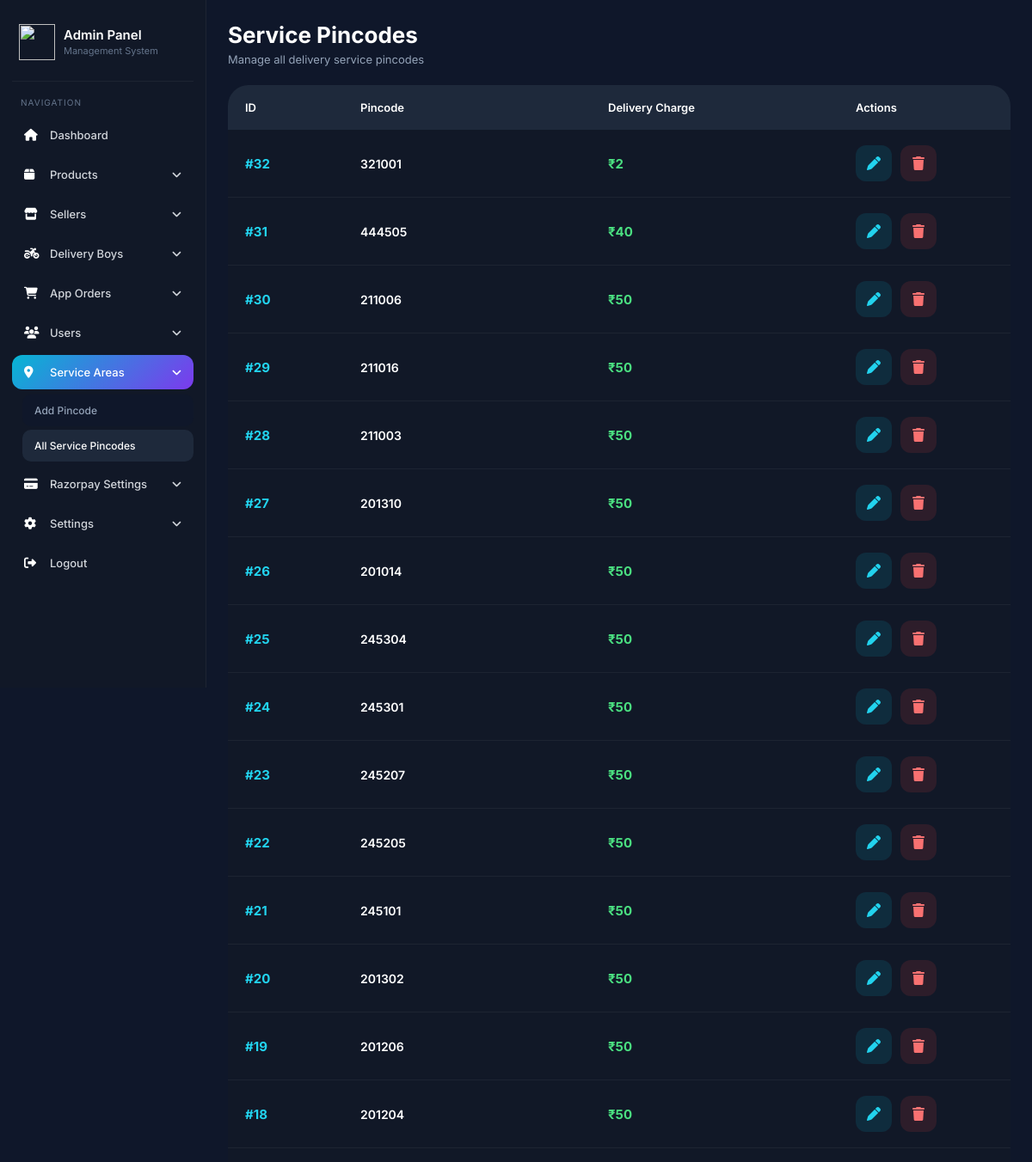
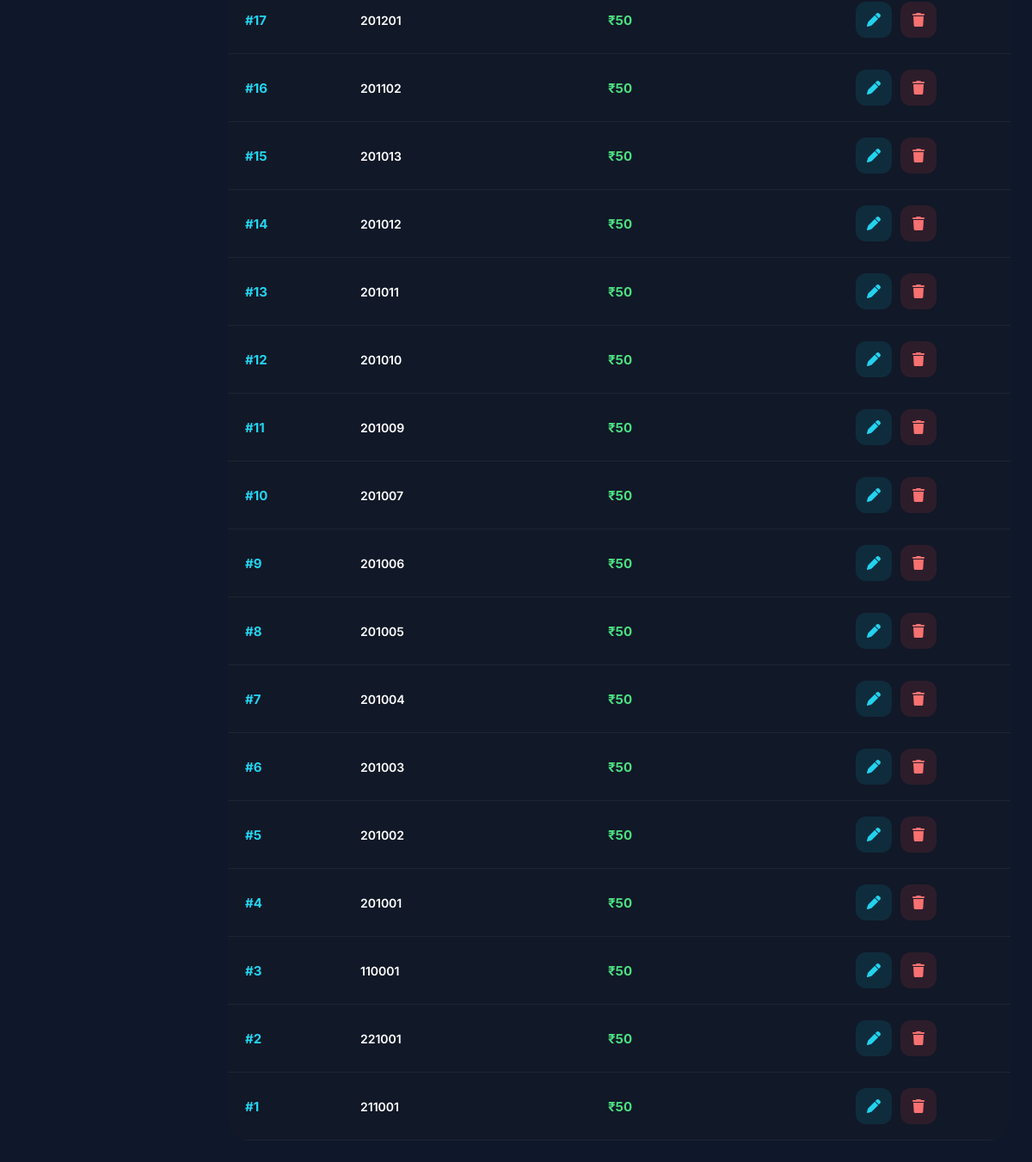
The app's page /Backend/admin/all-pincodes.php (signed in) with its own data (2 pictures, top to bottom).
### tables this page shows
CREATE TABLE `service_pincodes` (
  `id` int(11) NOT NULL,
  `pincode` varchar(10) DEFAULT NULL,
  `delivery_charge` int(100) NOT NULL DEFAULT 50
);

### Backend/admin/all-pincodes.php (the view, shortened to what this page needs)
<?php
require_once 'db.php';
$stmt =
$pdo->prepare(
"SELECT *
FROM service_pincodes
ORDER BY id DESC"
);
$stmt->execute();
$pincodes =
$stmt->fetchAll();
?>
<!DOCTYPE html>
<html lang="en">
<head>
<link rel="stylesheet"
href="https://cdnjs.cloudflare.com/ajax/libs/font-awesome/6.5.2/css/all.min.css">
</head>
<body>
<?php include 'nav.php'; ?>
<div class="main-content">
    <div class="page-header">
        <h1>
            Service Pincodes
        </h1>
        <p>
            Manage all delivery service pincodes
        </p>
    </div>
    <?php if(count($pincodes) > 0){ ?>
    <div class="pincode-table">
        <div class="table-head">
            <div>
                ID
            </div>
            <div>
                Pincode
            </div>
            <div>
                Delivery Charge
            </div>
            <div>
                Actions
            </div>
        </div>
        <?php foreach($pincodes as $pin){ ?>
        <div class="table-row">
            <div class="pincode-id">
                #<?php echo $pin['id']; ?>
            </div>
            <div class="pincode-text">
                <?php echo htmlspecialchars($pin['pincode']); ?>
            </div>
            <div class="charge">
                ₹<?php echo $pin['delivery_charge']; ?>
            </div>
            <div class="action-buttons">
                <a
                href="edit-pincode.php?id=<?php echo $pin['id']; ?>"
                class="edit-btn">
                    <i class="fa fa-pen"></i>
                </a>
                <a
                href="all-pincodes.php?delete=<?php echo $pin['id']; ?>"
                class="delete-btn"
                onclick="
                return confirm(
                'Delete this pincode?'
                )
                ">
                    <i class="fa fa-trash"></i>
                </a>
            </div>
        </div>
        <?php } ?>
    </div>
    <?php } ?>
</div>
</body>
</html>

### Backend/admin/all-pincodes.php (style rules this page uses)
* { margin:0; padding:0; box-sizing:border-box; font-family:'Inter',sans-serif; }
body { background:#0f172a; color:#fff; }
.main-content { margin-left:240px; padding:28px; }
.page-header { margin-bottom:22px; }
.page-header h1 { font-size:26px; margin-bottom:5px; }
.page-header p { font-size:13px; color:#94a3b8; }
.pincode-table { background:#111827; border-radius:24px; overflow:hidden; }
.table-head { display:grid; grid-template-columns: 120px 1.5fr 1.5fr 160px; gap:14px; padding:18px 20px; background:#1e293b; font-size:13px; font-weight:600; }
.table-row { display:grid; grid-template-columns: 120px 1.5fr 1.5fr 160px; gap:14px; align-items:center; padding:18px 20px; border-bottom: 1px solid rgba(255,255,255,0.05); transition:.3s; }
.pincode-id { font-size:15px; font-weight:700; color:#22d3ee; }
.pincode-text { font-size:14px; font-weight:600; color:#fff; }
.charge { font-size:15px; font-weight:700; color:#4ade80; }
.action-buttons { display:flex; align-items:center; gap:10px; }
.edit-btn, .delete-btn { width:42px; height:42px; border-radius:12px; display:flex; align-items:center; justify-content:center; text-decoration:none; transition:.3s; }
.edit-btn { background:#06b6d420; color:#22d3ee; }
.delete-btn { background:#ef444420; color:#f87171; }

### Backend/admin/nav.php (style rules this page uses)
* { margin:0; padding:0; box-sizing:border-box; font-family:'Inter',sans-serif; }
body { background:#0f172a; }
.main-content { margin-left:240px; padding:25px; transition:.3s; }

### records on screen
service_pincodes: id "32", pincode "321001", delivery_charge "2"
service_pincodes: id "31", pincode "444505", delivery_charge "40"
service_pincodes: id "30", pincode "211006", delivery_charge "50"
service_pincodes: id "29", pincode "211016", delivery_charge "50"
service_pincodes: id "28", pincode "211003", delivery_charge "50"
service_pincodes: id "27", pincode "201310", delivery_charge "50"
service_pincodes: id "26", pincode "201014", delivery_charge "50"
service_pincodes: id "25", pincode "245304", delivery_charge "50"
service_pincodes: id "24", pincode "245301", delivery_charge "50"
service_pincodes: id "23", pincode "245207", delivery_charge "50"
service_pincodes: id "22", pincode "245205", delivery_charge "50"
service_pincodes: id "21", pincode "245101", delivery_charge "50"
service_pincodes: id "20", pincode "201302", delivery_charge "50"
service_pincodes: id "19", pincode "201206", delivery_charge "50"
service_pincodes: id "18", pincode "201204", delivery_charge "50"
service_pincodes: id "17", pincode "201201", delivery_charge "50"
service_pincodes: id "16", pincode "201102", delivery_charge "50"
service_pincodes: id "15", pincode "201013", delivery_charge "50"
service_pincodes: id "14", pincode "201012", delivery_charge "50"
service_pincodes: id "13", pincode "201011", delivery_charge "50"
service_pincodes: id "12", pincode "201010", delivery_charge "50"
service_pincodes: id "11", pincode "201009", delivery_charge "50"
service_pincodes: id "10", pincode "201007", delivery_charge "50"
service_pincodes: id "9", pincode "201006", delivery_charge "50"
service_pincodes: id "8", pincode "201005", delivery_charge "50"
service_pincodes: id "7", pincode "201004", delivery_charge "50"
service_pincodes: id "6", pincode "201003", delivery_charge "50"
service_pincodes: id "5", pincode "201002", delivery_charge "50"
service_pincodes: id "4", pincode "201001", delivery_charge "50"
service_pincodes: id "3", pincode "110001", delivery_charge "50"
service_pincodes: id "2", pincode "221001", delivery_charge "50"
service_pincodes: id "1", pincode "211001", delivery_charge "50"
